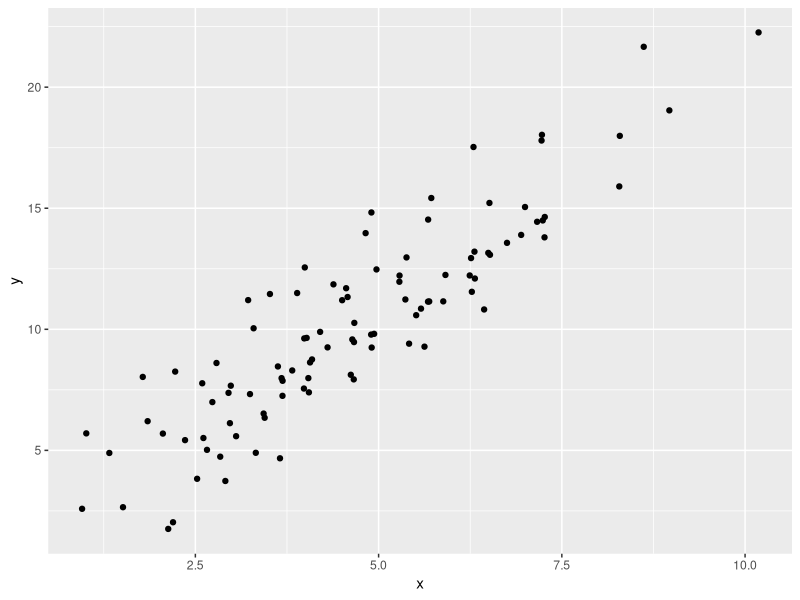

Source code (R):
## ---- chunk 1
library(ggplot2)
## ---- chunk 2
x<-rnorm(100,5,2)
y<-rnorm(100,2*x+1,2)

## ---- chunk 3
df<-data.frame(x,y)

df
## ---- chunk 4
ggplot()+
geom_point(data=df,aes(x,y))
